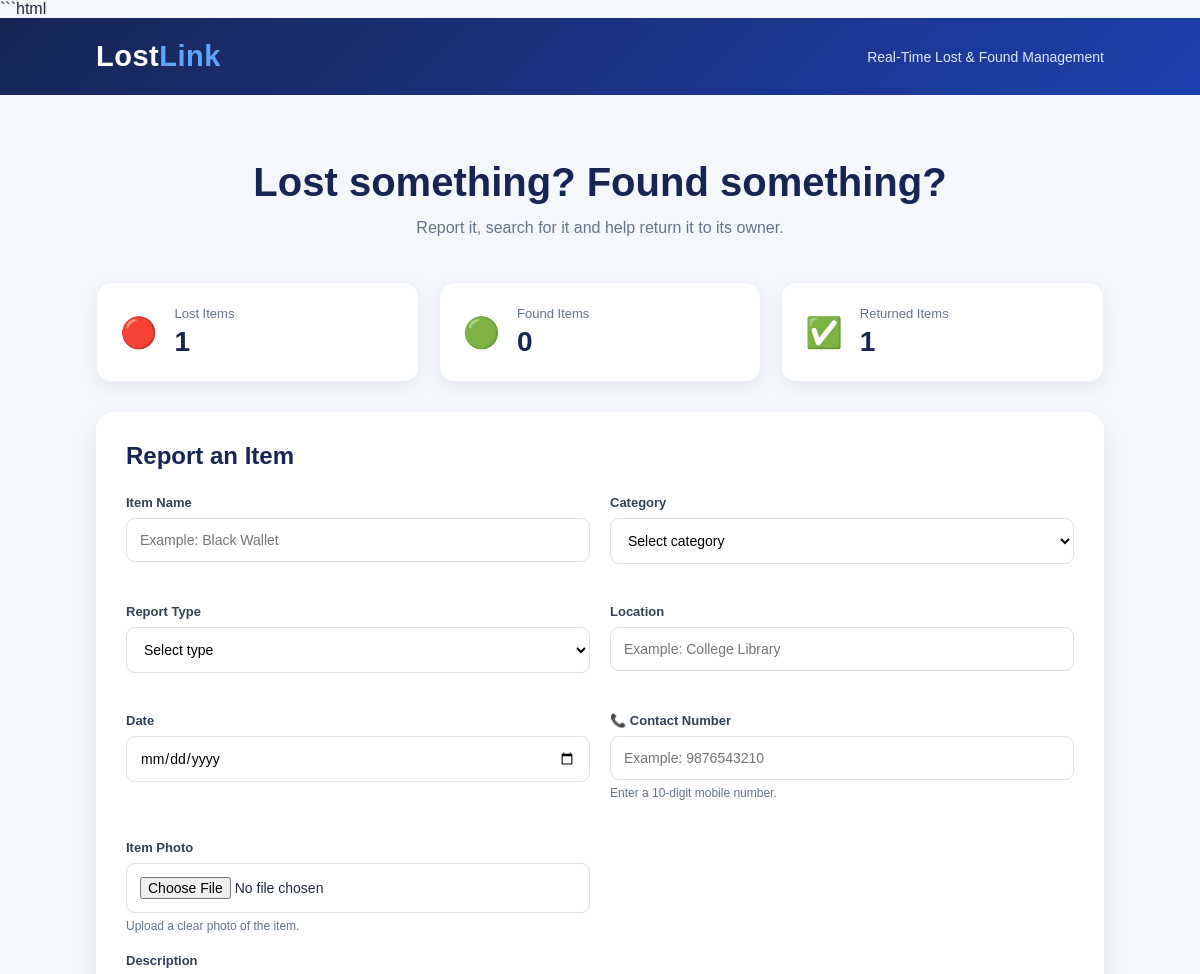
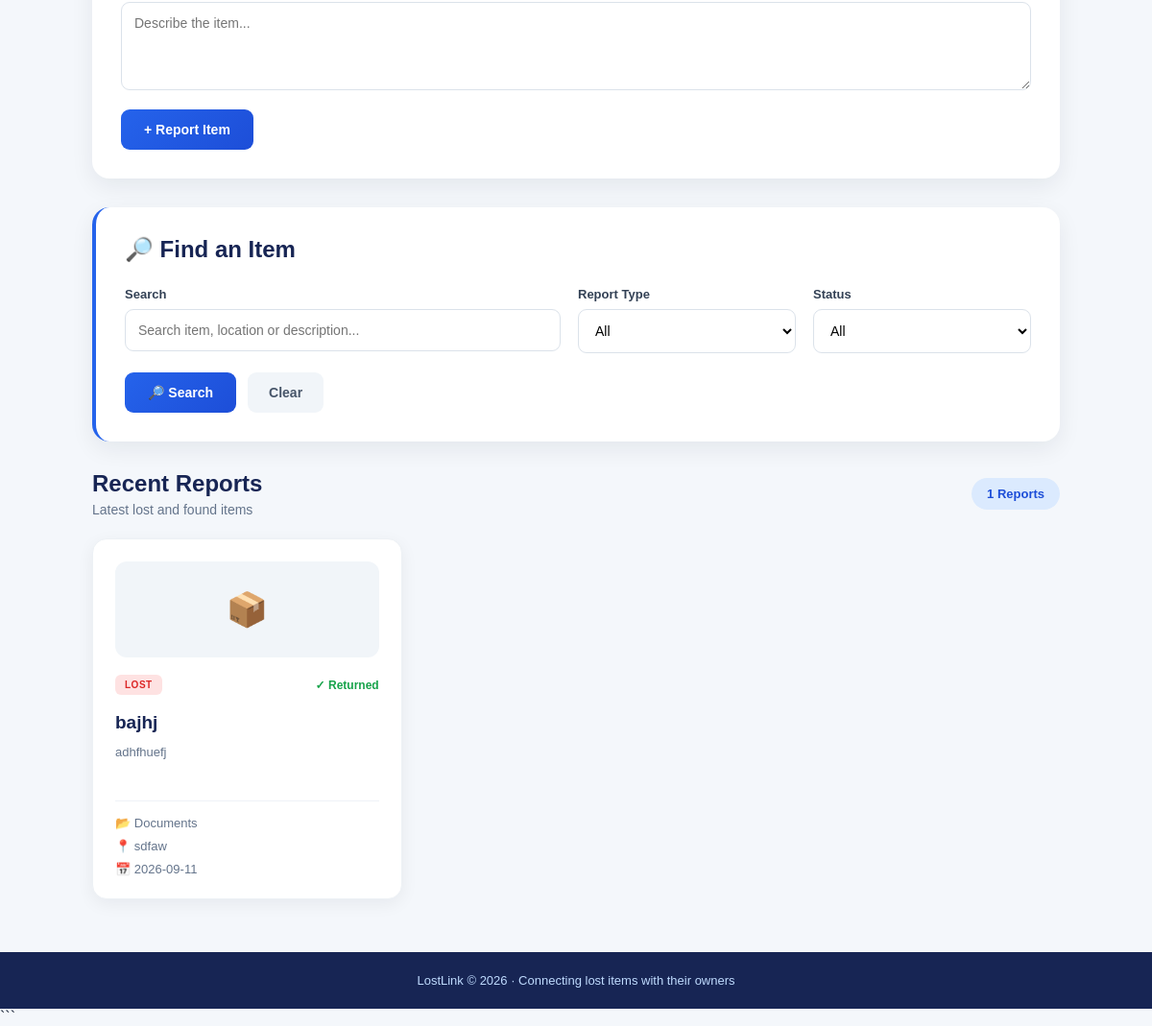
The page / on the database its author committed (2 pictures, top to bottom).
### tables this page shows
CREATE TABLE items (
            id INTEGER PRIMARY KEY AUTOINCREMENT,
            item_name TEXT NOT NULL,
            category TEXT NOT NULL,
            description TEXT,
            location TEXT NOT NULL,
            report_type TEXT NOT NULL,
            date_reported TEXT NOT NULL,
            status TEXT DEFAULT 'Active'
        , image TEXT, contact TEXT);

### app.py (the view, shortened to what this page needs)
@app.route("/")
def home():
    search = request.args.get("search", "")
    report_type = request.args.get("report_type", "")
    status = request.args.get("status", "")
    connection = get_db_connection()
    query = "SELECT * FROM items WHERE 1=1"
    parameters = []
    if report_type:
        query += " AND report_type = ?"
        parameters.append(report_type)
    if status:
        query += " AND status = ?"
        parameters.append(status)
    query += " ORDER BY id DESC"
    items = connection.execute(
        query,
        parameters
    ).fetchall()
    total_lost = connection.execute("""
        SELECT COUNT(*)
        FROM items
        WHERE report_type = 'Lost'
    """).fetchone()[0]
    total_found = connection.execute("""
        SELECT COUNT(*)
        FROM items
        WHERE report_type = 'Found'
    """).fetchone()[0]
    total_returned = connection.execute("""
        SELECT COUNT(*)
        FROM items
        WHERE status = 'Returned'
    """).fetchone()[0]
    connection.close()
    return render_template(
        "index.html",
        items=items,
        search=search,
        report_type=report_type,
        status=status,
        total_lost=total_lost,
        total_found=total_found,
        total_returned=total_returned
    )

### database.py (called while the page is built)
def get_db_connection():
    connection = sqlite3.connect(DATABASE)
    connection.row_factory = sqlite3.Row
    return connection

### templates/index.html (shortened to what this page needs)
<!DOCTYPE html>
<html lang="en">
<head>
    <link rel="stylesheet"
          href="{{ url_for('static', filename='style.css') }}">
</head>
<body>
    <header>
        <div class="logo">
            Lost<span>Link</span>
        </div>
        <p>Real-Time Lost & Found Management</p>
    </header>
    <main>
        <section class="hero">
            <h1>
                Lost something? Found something?
            </h1>
            <p>
                Report it, search for it and help return it to its owner.
            </p>
        </section>
        <section class="stats-grid">
            <div class="stat-card">
                <div class="stat-icon">
                    🔴
                </div>
                <div>
                    <p>Lost Items</p>
                    <h2>
                        {{ total_lost }}
                    </h2>
                </div>
            </div>
            <div class="stat-card">
                <div class="stat-icon">
                    🟢
                </div>
                <div>
                    <p>Found Items</p>
                    <h2>
                        {{ total_found }}
                    </h2>
                </div>
            </div>
            <div class="stat-card">
                <div class="stat-icon">
                    ✅
                </div>
                <div>
                    <p>Returned Items</p>
                    <h2>
                        {{ total_returned }}
                    </h2>
                </div>
            </div>
        </section>
        <section class="form-card">
            <h2>
                Report an Item
            </h2>
            <form
                action="{{ url_for('add_item') }}"
                method="POST"
                enctype="multipart/form-data"
            >
                <div class="form-grid">
                    <div class="form-group">
                        <label>
                            Item Name
                        </label>
                        <input
                            type="text"
                            name="item_name"
                            placeholder="Example: Black Wallet"
                            required
                        >
                    </div>
                    <div class="form-group">
                        <label>
                            Category
                        </label>
                        <select
                            name="category"
                            required
                        >
                            <option value="">
                                Select category
                            </option>
                        </select>
                    </div>
                    <div class="form-group">
                        <label>
                            Report Type
                        </label>
                        <select
                            name="report_type"
                            required
                        >
                            <option value="">
                                Select type
                            </option>
                        </select>
                    </div>
                    <div class="form-group">
                        <label>
                            Location
                        </label>
                        <input
                            type="text"
                            name="location"
                            placeholder="Example: College Library"
                            required
                        >
                    </div>
                    <div class="form-group">
                        <label>
                            Date
                        </label>
                        <input
                            type="date"
                            name="date_reported"
                            required
                        >
                    </div>
                    <div class="form-group">
                        <label>
                            📞 Contact Number
                        </label>
                        <input
                            type="tel"
                            name="contact"
                            placeholder="Example: 9876543210"
                            pattern="[0-9]{10}"
                            maxlength="10"
                            required
                        >
                        <small>
                            Enter a 10-digit mobile number.
                        </small>
                    </div>
                    <div class="form-group">
                        <label>
                            Item Photo
                        </label>
                        <input
                            type="file"
                            name="image"
                            accept=".jpg,.jpeg,.png,.webp"
                        >
                        <small>
                            Upload a clear photo of the item.
                        </small>
                    </div>
                </div>
                <div class="form-group">
                    <label>
                        Description
                    </label>
                    <textarea
                        name="description"
                        placeholder="Describe the item..."
                        rows="4"
                    ></textarea>
                </div>
                <button type="submit">
                    + Report Item
                </button>
            </form>
        </section>
        <section class="search-card">
            <h2>
                🔎 Find an Item
            </h2>
            <form
                action="{{ url_for('home') }}"
                method="GET"
            >
                <div class="search-grid">
                    <div class="form-group">
                        <label>
                            Search
                        </label>
                        <input
                            type="text"
                            name="search"
                            value="{{ search }}"
                            placeholder="Search item, location or description..."
                        >
                    </div>
                    <div class="form-group">
                        <label>
                            Report Type
                        </label>
                        <select name="report_type">
                            <option value="">
                                All
                            </option>
                        </select>
                    </div>
                    <div class="form-group">
                        <label>
                            Status
                        </label>
                        <select name="status">
                            <option value="">
                                All
                            </option>
                        </select>
                    </div>
                </div>
                <div class="search-buttons">
                    <button type="submit">
                        🔎 Search
                    </button>
                    <a
                        href="{{ url_for('home') }}"
                        class="clear-btn"
                    >
                        Clear
                    </a>
                </div>
            </form>
        </section>
        <section class="items-section">
            <div class="section-header">
                <div>
                    <h2>
                        Recent Reports
                    </h2>
                    <p>
                        Latest lost and found items
                    </p>
                </div>
                <div class="total">
                    {{ items|length }} Reports
                </div>
            </div>
            <div class="items-grid">
                {% if items %}
                    {% for item in items %}
                    <div class="item-card">
                        {% if item.image %}
                        <div class="item-image">
                            <img
                                src="{{ url_for(
                                    'static',
                                    filename='uploads/' + item.image
                                ) }}"
                                alt="{{ item.item_name }}"
                            >
                        </div>
                        {% else %}
                        <div class="no-image">
                            📦
                        </div>
                        {% endif %}
                        <div class="item-top">
                            {% if item.report_type == "Lost" %}
                            <span class="badge lost">
                                LOST
                            </span>
                            {% else %}
                            <span class="badge found">
                                FOUND
                            </span>
                            {% endif %}
                            {% if item.status == "Returned" %}
                            <span class="status returned">
                                ✓ Returned
                            </span>
                            {% else %}
                            <span class="status active">
                                Active
                            </span>
                            {% endif %}
                        </div>
                        <h3>
                            {{ item.item_name }}
                        </h3>
                        <p class="description">
                            {{ item.description or
                            "No description provided." }}
                        </p>
                        <div class="details">
                            <div>
                                📂 {{ item.category }}
                            </div>
                            <div>
                                📍 {{ item.location }}
                            </div>
                            <div>
                                📅 {{ item.date_reported }}
                            </div>
                        </div>
                    </div>
                    {% endfor %}
                {% endif %}
            </div>
        </section>
    </main>
    <footer>
        <p>
            LostLink © 2026 ·
            Connecting lost items with their owners
        </p>
    </footer>
</body>
</html>

### static/style.css (style rules this page uses)
* { margin: 0; padding: 0; box-sizing: border-box; }
body { font-family: Arial, sans-serif; background: #f4f7fb; color: #1e293b; }
header { background: linear-gradient(135deg, #172554, #1e40af); color: white; padding: 22px 8%; display: flex; justify-content: space-between; align-items: center; }
.logo { font-size: 29px; font-weight: bold; letter-spacing: 0.5px; }
.logo span { color: #60a5fa; }
header p { color: #dbeafe; font-size: 14px; }
main { width: 84%; max-width: 1200px; margin: auto; }
.hero { text-align: center; padding: 65px 20px 45px; }
.hero h1 { font-size: 40px; color: #172554; margin-bottom: 14px; }
.hero p { color: #64748b; font-size: 16px; }
.form-card, .search-card { background: white; padding: 30px; border-radius: 18px; box-shadow: 0 8px 25px rgba(15, 23, 42, 0.07); margin-bottom: 30px; }
.form-card h2, .search-card h2 { color: #172554; margin-bottom: 25px; }
.form-grid { display: grid; grid-template-columns: repeat(2, 1fr); gap: 20px; }
.form-group { margin-bottom: 20px; }
label { display: block; font-size: 13px; font-weight: bold; margin-bottom: 8px; color: #334155; }
input, select, textarea { width: 100%; padding: 13px; border: 1px solid #dbe2ea; border-radius: 9px; font-size: 14px; font-family: inherit; outline: none; background: #fff; transition: 0.2s; }
textarea { resize: vertical; }
button { background: linear-gradient(135deg, #2563eb, #1d4ed8); color: white; border: none; padding: 13px 24px; border-radius: 9px; font-size: 14px; font-weight: bold; cursor: pointer; transition: 0.2s; }
.search-card { border-left: 4px solid #2563eb; }
.search-grid { display: grid; grid-template-columns: 2fr 1fr 1fr; gap: 18px; }
.search-grid .form-group { margin-bottom: 5px; }
.search-buttons { display: flex; gap: 12px; align-items: center; margin-top: 15px; }
.clear-btn { text-decoration: none; padding: 13px 22px; border-radius: 9px; background: #f1f5f9; color: #475569; font-size: 14px; font-weight: bold; transition: 0.2s; }
.items-section { margin-bottom: 55px; }
.section-header { display: flex; justify-content: space-between; align-items: center; margin-bottom: 22px; }
.section-header h2 { color: #172554; margin-bottom: 5px; }
.section-header p { color: #64748b; font-size: 14px; }
.total { background: #dbeafe; color: #1d4ed8; padding: 9px 16px; border-radius: 20px; font-size: 13px; font-weight: bold; }
.items-grid { display: grid; grid-template-columns: repeat(3, 1fr); gap: 20px; }
.item-card { background: white; padding: 23px; border-radius: 15px; box-shadow: 0 5px 18px rgba(15, 23, 42, 0.06); border: 1px solid #edf1f5; transition: 0.2s; }
.item-top { display: flex; justify-content: space-between; align-items: center; margin-bottom: 18px; }
.badge { padding: 5px 10px; border-radius: 6px; font-size: 10px; font-weight: bold; letter-spacing: 0.5px; }
.badge.lost { background: #fee2e2; color: #dc2626; }
.status { font-size: 12px; font-weight: bold; }
.status.returned { color: #16a34a; }
.item-card h3 { font-size: 19px; color: #172554; margin-bottom: 10px; }
.description { color: #64748b; font-size: 13px; line-height: 1.6; min-height: 42px; margin-bottom: 18px; }
.details { border-top: 1px solid #eef2f7; padding-top: 15px; display: flex; flex-direction: column; gap: 9px; color: #64748b; font-size: 13px; }
footer { background: #172554; color: #bfdbfe; text-align: center; padding: 22px; font-size: 13px; margin-top: 40px; }
.stats-grid { display: grid; grid-template-columns: repeat(3, 1fr); gap: 20px; margin-bottom: 30px; }
.stat-card { background: white; padding: 23px; border-radius: 15px; display: flex; align-items: center; gap: 17px; box-shadow: 0 5px 18px rgba(15, 23, 42, 0.06); border: 1px solid #edf1f5; }
.stat-icon { font-size: 30px; }
.stat-card p { color: #64748b; font-size: 13px; margin-bottom: 5px; }
.stat-card h2 { color: #172554; font-size: 28px; }
.no-image { width: 100%; height: 100px; display: flex; align-items: center; justify-content: center; background: #f1f5f9; border-radius: 12px; font-size: 35px; margin-bottom: 18px; }
.form-group small { display: block; margin-top: 6px; color: #64748b; font-size: 12px; }

### rows shown on the page
items: report_type "LOST", status "✓ Returned", item_name "bajhj", description "adhfhuefj", category "Documents", location "sdfaw", date_reported "2026-09-11"

### other values the page prints
{{ total_lost }} "1"
{{ total_found }} "0"
{{ total_returned }} "1"
{{ items|length }} "1"
